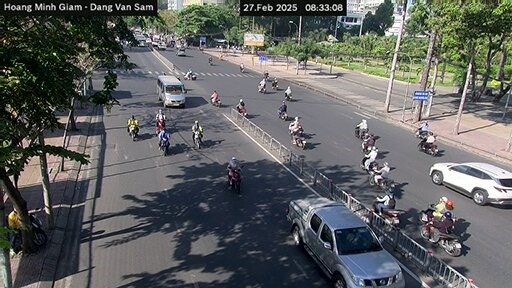
#> input picture data/input_images/camera_1740619994476.jpg, 512 x 288 px; its folder holds only this picture in this run
$ python image_comparison.py
#> lines starting #> are read from the running program, lines starting #| are printed output that depends on the picture; after the words box and inside, x2 and y2 are one past the last pixel; in counts of white or black regions, pixels touching at a corner belong together
### utils/split_image.py
import cv2
import numpy as np
from utils.message import *

point_part_2 = np.array([(445, 285), (80, 0), (510, 0), (510, 283)], np.int32)
point_part_1 = np.array([(476, 286), (87, 2), (2, 1), (2, 285)], np.int32)


def split_image(image_path):
    image = cv2.imread(image_path)
#> image is the input picture: shape (288, 512, 3); mean B, G, R 95.8, 96.7, 94.3
    height, width, _ = image.shape
#> height = 288; width = 512

    if width == 512:
        image = cv2.imread(image_path)
        if image is None:
            print_error(f"Error: Could not load image {image_path}")
            return None, None

        mask1 = np.zeros(image.shape[:2], dtype=np.uint8)
        mask2 = np.zeros(image.shape[:2], dtype=np.uint8)

        cv2.fillPoly(mask1, [point_part_1], 255)
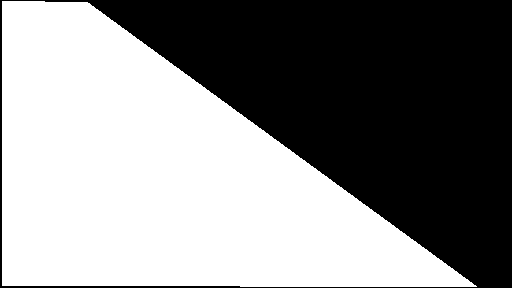
#> mask1: shape (288, 512); 54.1% white; 1 black region, box (x1, y1, x2, y2) and area: (0, 0, 512, 288) 67656
        cv2.fillPoly(mask2, [point_part_2], 255)
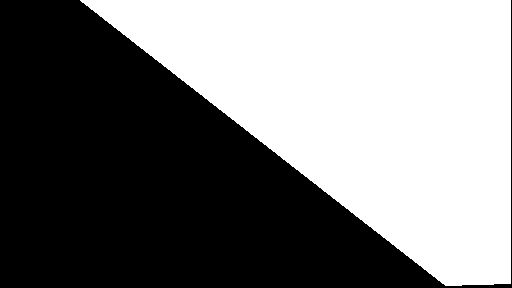
#> mask2: shape (288, 512); 48.2% white; 1 white region, box (x1, y1, x2, y2) and area: (80, 0, 511, 286) 71045

        left_image = cv2.bitwise_and(image, image, mask=mask1)
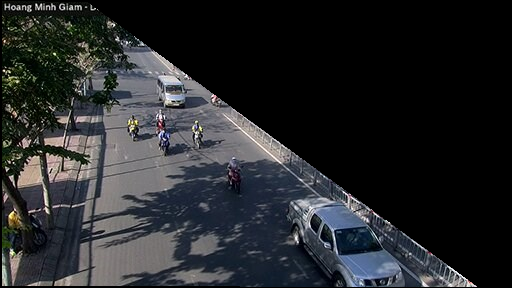
#> left_image: shape (288, 512, 3); mean B, G, R 42.8, 40.5, 38.7
        right_image = cv2.bitwise_and(image, image, mask=mask2)
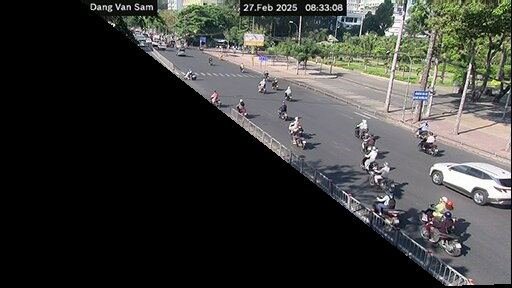
#> right_image: shape (288, 512, 3); mean B, G, R 56, 58.9, 58.2

        return left_image, right_image

### utils/message.py
from colorama import Fore, Style


def print_success(message):
    print(Fore.GREEN + message + Style.RESET_ALL)


def print_error(message):
    print(Fore.RED + message + Style.RESET_ALL)


def print_warning(message):
    print(Fore.YELLOW + message + Style.RESET_ALL)

### src/image_comparison.py
import os
import cv2
import numpy as np
from datetime import datetime

import utils.split_image
from utils.message import *

BASE_DIR = os.path.dirname(os.path.dirname(__file__))
INPUT_FOLDER = os.path.join(BASE_DIR, "data", "input_images")
REFERENCE_FOLDER = os.path.join(BASE_DIR, "data", "reference_images")

REFERENCE_FOLDER = os.path.abspath(REFERENCE_FOLDER)
INPUT_FOLDER = os.path.abspath(INPUT_FOLDER)

point_part_2 = np.array([(445, 285), (80, 0), (510, 0), (510, 283)], np.int32)
point_part_1 = np.array([(476, 286), (87, 2), (2, 1), (2, 285)], np.int32)


def find_reference_image(flow_type, time_of_day, lane, input_image):
    ref_path = os.path.join(REFERENCE_FOLDER, flow_type, time_of_day)

    if not os.path.exists(ref_path):
        print_error("Reference folder not found: " + ref_path)
        return None

    best_score = -float("inf")
    best_ref_image = None

    for filename in os.listdir(ref_path):
        if filename.endswith(".jpg") and lane in filename:
            ref_image_path = os.path.join(ref_path, filename)
            ref_image = cv2.imread(ref_image_path, cv2.IMREAD_GRAYSCALE)

            if ref_image is None:
                continue

            score = compare_images(input_image, ref_image)

            if score > best_score:
                best_score = score
                best_ref_image = ref_image_path

    if best_ref_image:
        return best_ref_image
    else:
        print_warning(f"Cannot find valid Image in: {ref_path}")
        return None


def classify_time_of_day(filename):
    try:
        timestamp = int(filename.split("_")[1].split(".")[0])
        hour = datetime.fromtimestamp(timestamp / 1000).hour
        return "day" if 6 <= hour < 18 else "night"
    except Exception as e:
        print_error(e)
        return None


def compare_images(input_image, ref_image):
    if input_image is None or ref_image is None:
        return 0

    input_gray = cv2.cvtColor(input_image, cv2.COLOR_BGR2GRAY)
    ref_gray = cv2.cvtColor(ref_image, cv2.COLOR_BGR2GRAY)

    ref_gray = cv2.resize(ref_gray, (input_gray.shape[1], input_gray.shape[0]))

    MSE = np.mean((input_gray - ref_gray) ** 2)
    score = max(100 - MSE, 0)
    return round(score, 2)


def determine_traffic_level(image_path, time_of_day):
    left_image, right_image = utils.split_image.split_image(image_path)

    if left_image is None or right_image is None:
        return "error", "error", {}, {}

    scores = {"left": {}, "right": {}}

    for level in ["low", "mid", "high"]:
        ref_left = find_reference_image(f"{level}_flow", time_of_day, "left", left_image)
        ref_right = find_reference_image(f"{level}_flow", time_of_day, "right", right_image)

        if ref_left and os.path.exists(ref_left):
            ref_left_image = cv2.imread(ref_left, cv2.IMREAD_GRAYSCALE)
            scores["left"][level] = compare_images(left_image, ref_left_image)

        if ref_right and os.path.exists(ref_right):
            ref_right_image = cv2.imread(ref_right, cv2.IMREAD_GRAYSCALE)
            scores["right"][level] = compare_images(right_image, ref_right_image)

    left_flow = max(scores["left"], key=scores["left"].get, default="unknown")
    right_flow = max(scores["right"], key=scores["right"].get, default="unknown")

    print(left_flow, right_flow, scores["left"], scores["right"])
    return left_flow, right_flow, scores["left"], scores["right"]


if __name__ == '__main__':
    for filename in os.listdir(INPUT_FOLDER):
        if filename.lower().endswith(".jpg"):
            image_path = os.path.join(INPUT_FOLDER, filename)
            time_of_day = classify_time_of_day(filename)

            if time_of_day in ["day", "night"]:
                print_success(f"Processing: {filename} | Time: {time_of_day}")
                left_flow, right_flow, left_score, right_score = determine_traffic_level(image_path, time_of_day)
                print_warning(f"Left Lane Flow: {left_flow} | Score: {left_score}")
                print_warning(f"Right Lane Flow: {right_flow} | Score: {right_score}")

$ run again, on data/input_images/camera_1740621079480.jpg
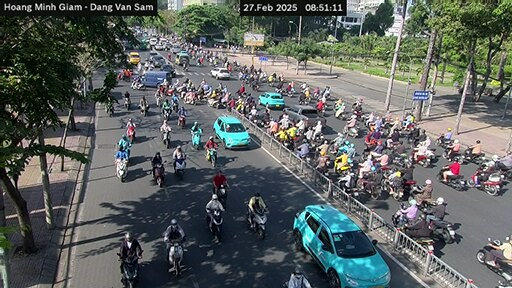
#> input picture data/input_images/camera_1740621079480.jpg, 512 x 288 px
#> in split_image, image is the input picture: shape (288, 512, 3); mean B, G, R 95, 97.2, 91.2
#> mask1: shape (288, 512); 54.1% white; 1 black region, box (x1, y1, x2, y2) and area: (0, 0, 512, 288) 67656
#> mask2: shape (288, 512); 48.2% white; 1 white region, box (x1, y1, x2, y2) and area: (80, 0, 511, 286) 71045
#> in split_image, `left_image = cv2.bitwise_and(image, image, mask=mask1)`:
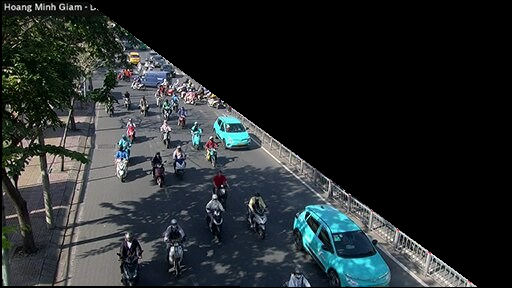
#> left_image: shape (288, 512, 3); mean B, G, R 44.8, 43.4, 38.3
#> in split_image, `right_image = cv2.bitwise_and(image, image, mask=mask2)`:
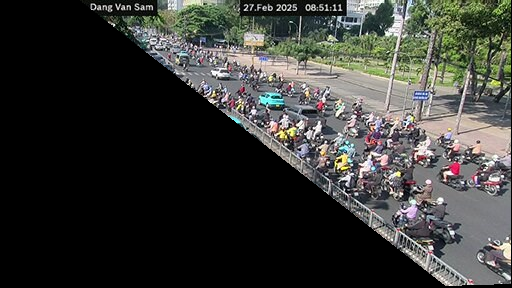
#> right_image: shape (288, 512, 3); mean B, G, R 53.7, 57.2, 56.4
